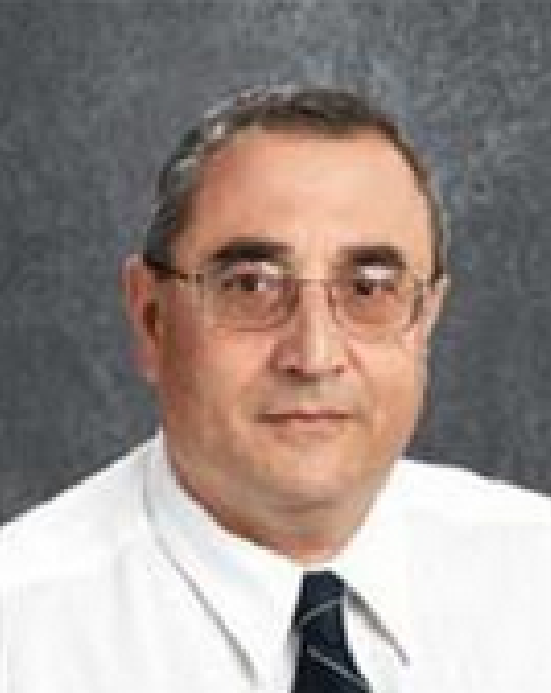
#> input picture enzopaterno.png, 551 x 693 px, found by its file name
$ jupyter execute svd.ipynb
#> lines starting #> are read from the running program, lines starting #| are printed output that depends on the picture
# Extracting the R/G/B Channels from an Image File

[cell 1]
from PIL import Image
import matplotlib.pyplot as plt
import numpy as np

# Open the PNG image
img = Image.open('data/enzopaterno.png')
#> img is the input picture: PIL image 551x693 RGBA; mean R, G, B, A 155.4, 143.5, 138.3, 255

# Isolate RGB channels from original image converted to RGB
r, g, b = np.array(img.convert('RGB').split())
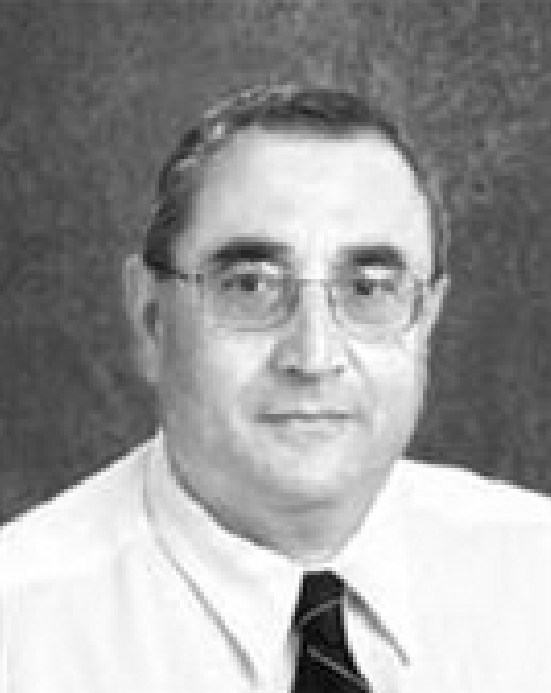
#> r: shape (693, 551); min 0, max 255, mean 155.4
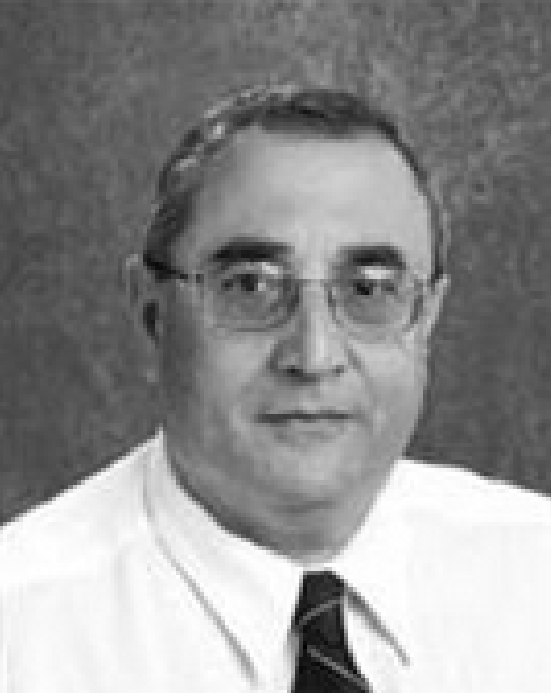
#> g: shape (693, 551); min 0, max 255, mean 143.5
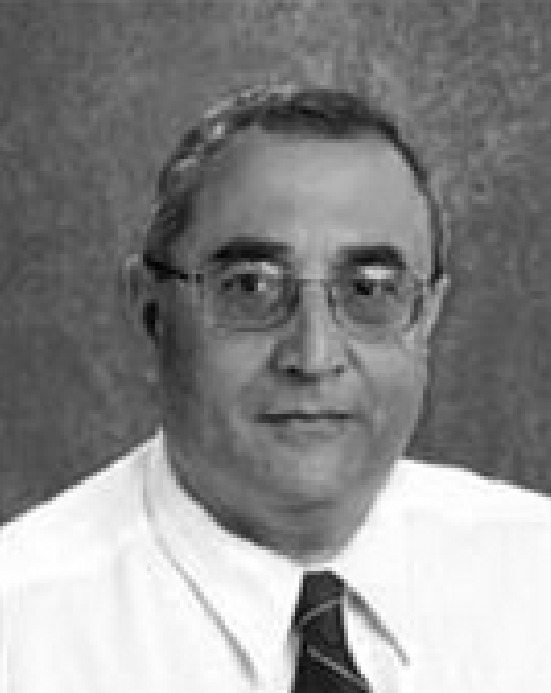
#> b: shape (693, 551); min 3, max 255, mean 138.3

# Save RGB of image, as it was probably not in RGB before
combined_image = Image.merge('RGB', (Image.fromarray(r), Image.fromarray(g), Image.fromarray(b)))
combined_image.save('data/rgbpaterno.png')

# Store pixel values of each channel
np.savetxt('data/redpaterno.csv', r, fmt='%i')
np.savetxt('data/greenpaterno.csv', g, fmt='%i')
np.savetxt('data/bluepaterno.csv', b, fmt='%i')

# Create a display grid
fig, axs = plt.subplots(1, 4, figsize=(24, 5))

# Display the red channel
red = axs[0].imshow(r, cmap='Reds', vmin=0, vmax=255)
axs[0].set_title('Red Channel')
fig.colorbar(red, ax=axs[0], orientation='vertical', fraction=0.046, pad=0.04)

# Display the green channel
green = axs[1].imshow(g, cmap='Greens', vmin=0, vmax=255)
axs[1].set_title('Green Channel')
fig.colorbar(green, ax=axs[1], orientation='vertical', fraction=0.046, pad=0.04)

# Display the blue channel
blue = axs[2].imshow(b, cmap='Blues', vmin=0, vmax=255)
axs[2].set_title('Blue Channel')
fig.colorbar(blue, ax=axs[2], orientation='vertical', fraction=0.046, pad=0.04)

combined = axs[3].imshow(combined_image)
axs[3].set_title('Combined Image')

# Show the plot
plt.show()
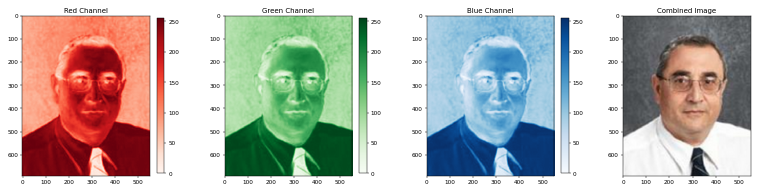
#> figure drawn by matplotlib, 7 panels

# Calculating SVD of a Matrix

[cell 2]
import numpy as np
from numpy.linalg import svd
A = [[1, -1], [-2, 2], [2, -2]]
U, S, V = svd(A)
print(U)
print(S)
print(V)

# Low-Rank Approximation of a Grayscale Image

[cell 3]
import numpy as np
from numpy.linalg import svd
import matplotlib.pyplot as plt
from matplotlib.pyplot import imshow

def lowRankApproximation(u, s, v, m, n, r, k):
    if k > r:
        print("k > rank A!")
        return
    # Blank matrix that will hold approximated values
    approximation = np.zeros((m, n))
    for K in range(k):
        # sigma_k * u_k * v^T_k
        term = s[0, K] * u[:, K] @ v[K]
        approximation += term
        # print(k+1, term)
    return approximation

# Heart shape (grayscale)
A = np.array([[0,1,1,0,1,1,0],
              [1,1,1,1,1,1,1],
              [1,1,1,1,1,1,1],
              [0,1,1,1,1,1,0],
              [0,0,1,1,1,0,0],
              [0,0,0,1,0,0,0],
             ])
U, S, V = svd(A)

# Convert all to matrices
U, S, V = np.asmatrix(U), np.asmatrix(S), np.asmatrix(V)

# Some dimensions that will be useful
m = U.shape[0]
n = V.shape[0]
r = S.shape[1]

# Diagonalize all singular values of A
D = np.zeros((r, r))
np.fill_diagonal(D, S)

# Create Sigma, which is of size MxN and contains D
Sigma = np.zeros((m, n))
Sigma[:n, :m] = D

# SVD Formula: A = U * Sigma * V^T (@ = matrix mult symbol)
SVD = U @ Sigma @ V
"""
print(U)
print(Sigma)
print(V)
print(SVD)
"""

# rank-K approximation, where k <= r
fig, axes = plt.subplots(figsize = (m*m, m), nrows = 1, ncols = m, sharex=True, sharey=True)
for i, ax in zip(range(r), axes):
    approx = lowRankApproximation(U, S, V, m, n, r, i+1)
    ax.imshow(approx, cmap='gray_r', vmin=0, vmax=1)
    ax.set_title(f'rank-{i+1}', fontsize=50)

plt.show()
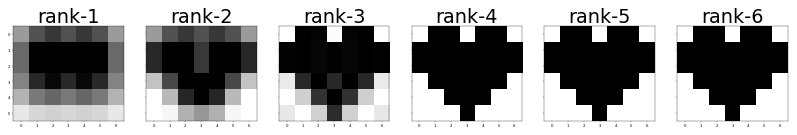
#> figure drawn by matplotlib, 6 panels

# Low-Rank Approximation of an RGB Image

[cell 4]
import numpy as np
from numpy.linalg import svd
import matplotlib.pyplot as plt
from PIL import Image

def lowRankApproximation(u, s, v, m, n, r, k):
    if k > r:
        return
    approximation = np.zeros((m, n))
    for K in range(k):
        approximation += s[0, K] * u[:, K] @ v[K]
    return approximation

# Heart shape (colors)
R = np.array([[0, 255, 255, 0, 255, 255, 0],
              [255, 221, 221, 255, 221, 221, 255],
              [255, 221, 221, 190, 221, 221, 255],
              [0, 255, 190, 190, 190, 255, 0],
              [0, 0, 255, 190, 255, 0, 0],
              [0, 0, 0, 255, 0, 0, 0]
              ])
G = np.array([[0, 0, 0, 0, 0, 0, 0],
              [0, 70, 70, 0, 70, 70, 0],
              [0, 70, 70, 70, 70, 70, 0],
              [0, 0, 70, 70, 70, 0, 0],
              [0, 0, 0, 70, 0, 0, 0],
              [0, 0, 0, 0, 0, 0, 0]])
B = np.array([[0, 0, 0, 0, 0, 0, 0],
              [0, 200, 200, 0, 200, 200, 0],
              [0, 200, 200, 221, 200, 200, 0],
              [0, 0, 221, 221, 221, 0, 0],
              [0, 0, 0, 221, 0, 0, 0],
              [0, 0, 0, 0, 0, 0, 0]])

m, n = R.shape
fig, axes = plt.subplots(figsize = (m*m, 4*m), nrows=4, ncols=m)
ALL = []

for color in range(3):
    colors = [R, G, B]
    cbars = {0:'Reds', 1:'Greens', 2:'Blues'}

    U, S, V = svd(colors[color])
    U, S, V = np.asmatrix(U), np.asmatrix(S), np.asmatrix(V)
    r = S.shape[1]

    ALL.append([])
    for i in range(r):
        ax = axes[color, i]
        approx = lowRankApproximation(U, S, V, m, n, r, i+1)
        ax.imshow(approx, cmap=cbars[color], vmin=0, vmax=255)
        ax.set_title(f'rank-{i+1}', fontsize=50)
        ax.set_xticks([])
        ax.set_yticks([])
        ALL[color].append(approx)

# Normalize matrices to unsigned 8-bit integer for each pixel (0-255)
red, green, blue = np.array(ALL[0]).astype(np.uint8), np.array(ALL[1]).astype(np.uint8), np.array(ALL[2]).astype(np.uint8)
for i in range(r):
    ax = axes[-1, i]

    # Extract i_th frame from each channel
    r = Image.fromarray(red[i], mode='L')
    g = Image.fromarray(green[i], mode='L')
    b = Image.fromarray(blue[i], mode='L')

    # Display merged image
    ax.imshow(Image.merge('RGB', (r, g, b)))
    ax.set_title(f'rank-{i+1}', fontsize=50)
    ax.set_xticks([])
    ax.set_yticks([])

plt.show()
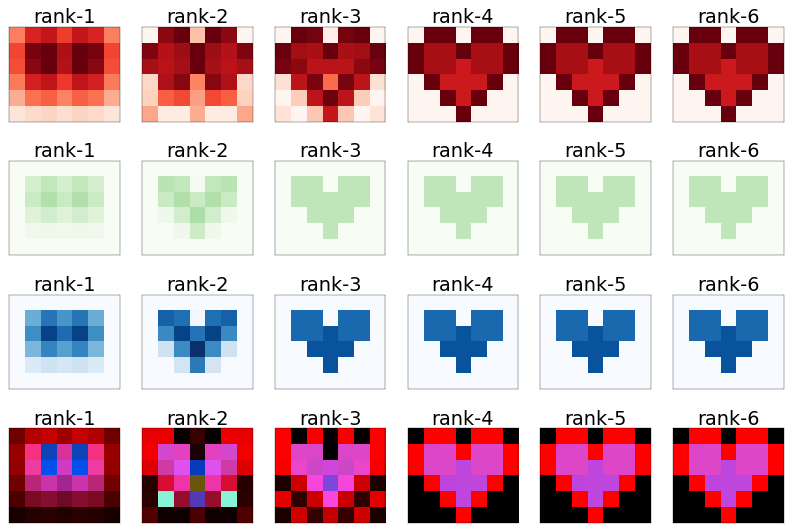
#> figure drawn by matplotlib, 24 panels

# Low-Rank Approximation of Large RGB Images

[cell 5]
import numpy as np
from numpy.linalg import svd
import matplotlib.pyplot as plt
from PIL import Image

def lowRankApproximation(u, s, v, m, n, r, k):
    if k > r:
        return
    approximation = np.zeros((m, n))
    for K in range(k):
        approximation += s[0, K] * u[:, K] @ v[K]
    return approximation

img = Image.open('data/enzopaterno.png')
R, G, B = np.array(img.convert('RGB').split())

# selected_k = [0, 1, 2, 5, 10, 20, 50, 150, 300, 550]
selected_k = [0, 1, 10, 20, 50, 300]

ALL = []
m, n = R.shape
#> m = 693; n = 551
fig, axes = plt.subplots(figsize = (36, 24), nrows=4, ncols=len(selected_k))

for color in range(3):
    colors = [R, G, B]
    cbars = {0:'Reds', 1:'Greens', 2:'Blues'}

    U, S, V = svd(colors[color])
    U, S, V = np.asmatrix(U), np.asmatrix(S), np.asmatrix(V)
    r = S.shape[1]

    ALL.append([])
    for i in range(len(selected_k)):
        ax = axes[color, i]
        approx = lowRankApproximation(U, S, V, m, n, r, selected_k[i]+1)
        ax.imshow(approx, cmap=cbars[color], vmin=0, vmax=255)
        ax.set_title(f'rank-{selected_k[i]+1}', fontsize=50)
        ax.set_xticks([])
        ax.set_yticks([])
        ALL[color].append(approx)
#> this loop made 3 passes
#> pass 1, `U, S, V = svd(colors[color])`:
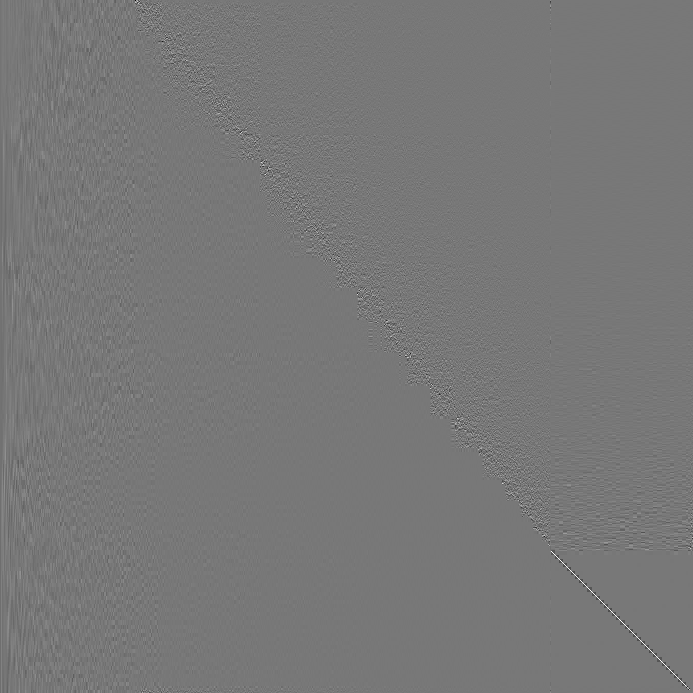
#> U: shape (693, 693) float64; min -0.714, max 0.802, mean -4.97e-05; drawn with min black and max white
#> after the loop, ALL = 3 items

red, green, blue = np.array(ALL[0]).astype(np.uint8), np.array(ALL[1]).astype(np.uint8), np.array(ALL[2]).astype(np.uint8)
for i in range(len(selected_k)):
    ax = axes[-1, i]
    r = Image.fromarray(red[i], mode='L')
    g = Image.fromarray(green[i], mode='L')
    b = Image.fromarray(blue[i], mode='L')

    ax.imshow(Image.merge('RGB', (r, g, b)))
    ax.set_title(f'rank-{selected_k[i]+1}', fontsize=50)
    ax.set_xticks([])
    ax.set_yticks([])
#> this loop made 6 passes
#> pass 1, `r = Image.fromarray(red[i], mode='L')`:
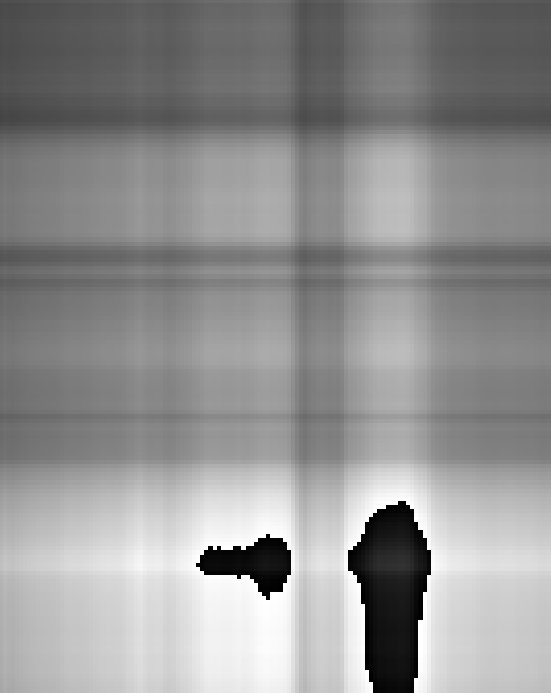
#> r: PIL image 551x693 L; min 0, max 255, mean 145.7
#> pass 1, `g = Image.fromarray(green[i], mode='L')`:
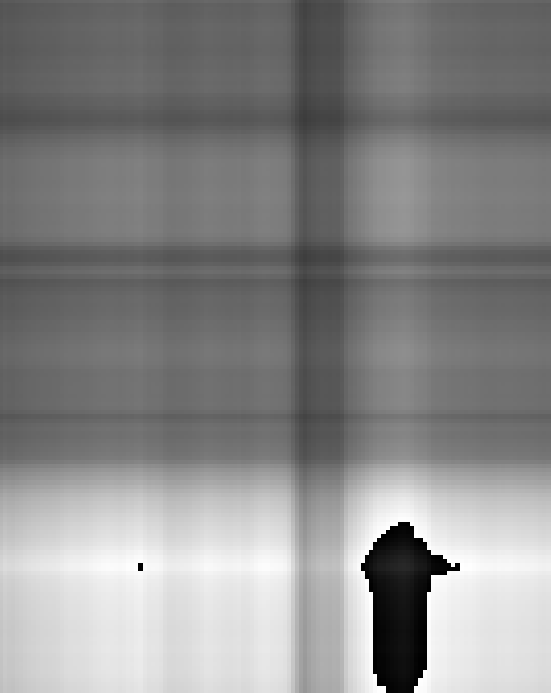
#> g: PIL image 551x693 L; min 0, max 255, mean 136.4

plt.show()
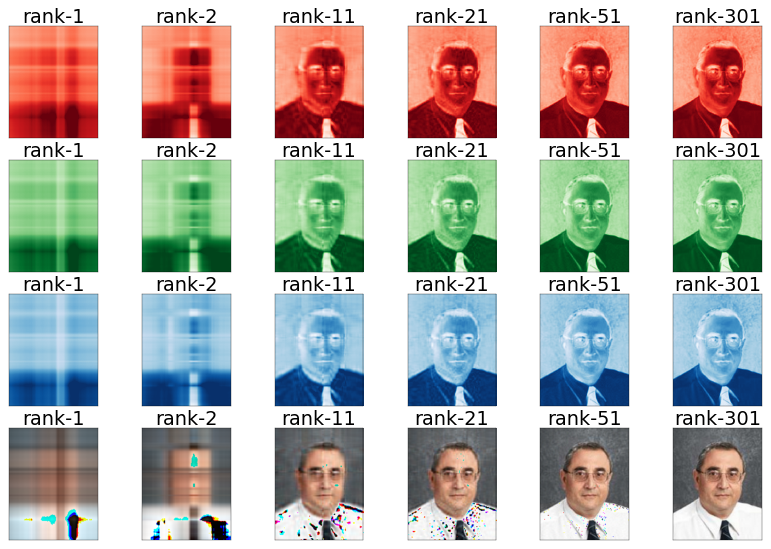
#> figure drawn by matplotlib, 24 panels

$ run again, with imagesizes.png copied over enzopaterno.png
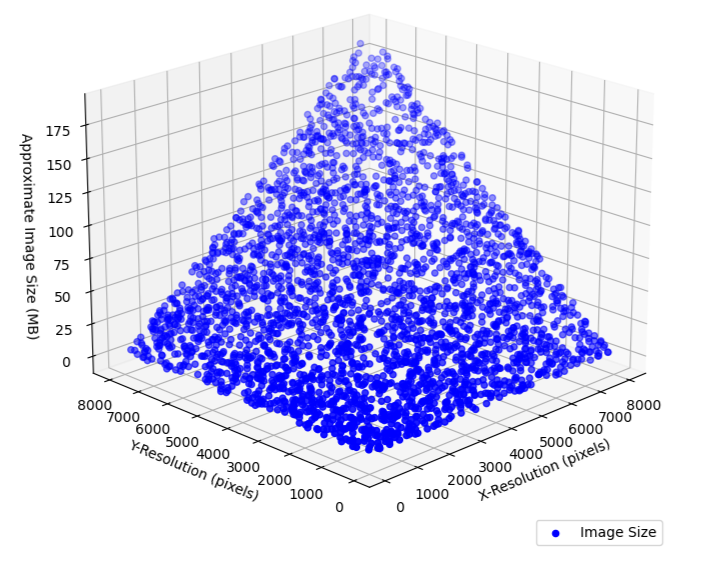
#> input picture imagesizes.png, 701 x 561 px, found by its file name
#> img is the input picture: PIL image 701x561 RGBA; mean R, G, B, A 208.1, 208.1, 245.5, 255
#> after the loop `for color in range(3):`: ALL = 3 items
#> the loop `for i in range(len(selected_k)):` made 6 passes
#> pass 1, `r = Image.fromarray(red[i], mode='L')`:
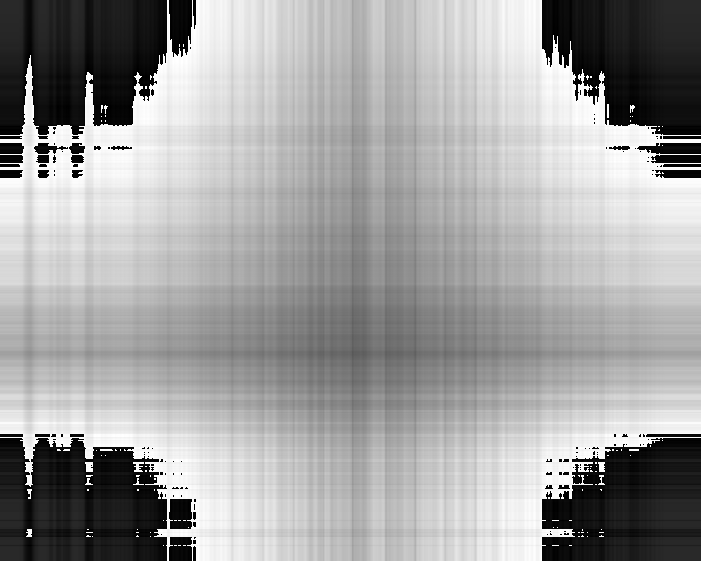
#> r: PIL image 701x561 L; min 0, max 255, mean 158.8
#> pass 2, `b = Image.fromarray(blue[i], mode='L')`:
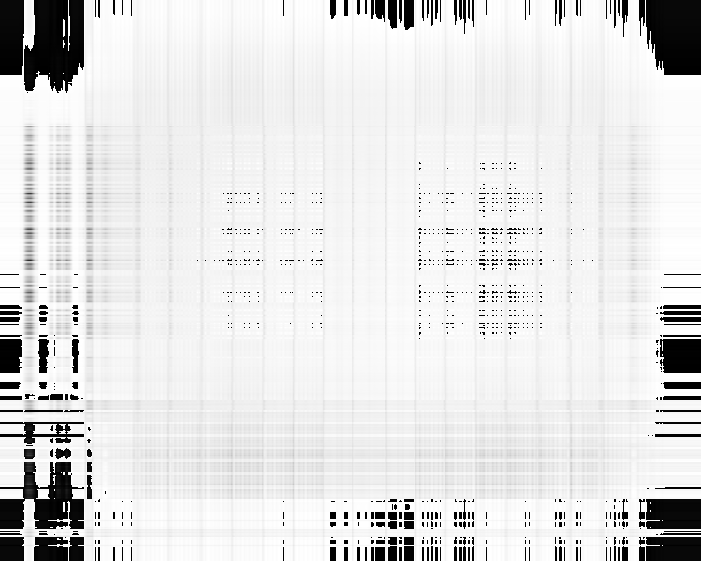
#> b: PIL image 701x561 L; min 0, max 255, mean 224.3

$ run again, with rgbchannels.png copied over enzopaterno.png
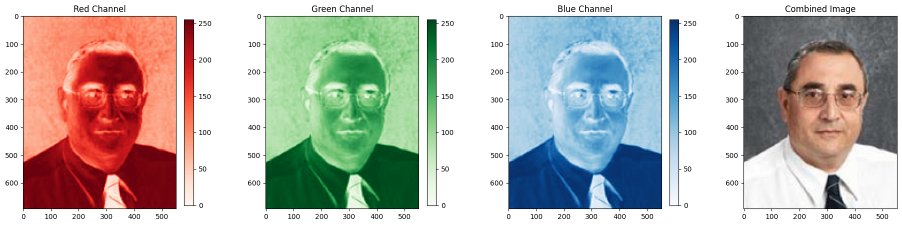
#> input picture rgbchannels.png, 1803 x 451 px, found by its file name (shown at 1/2 size)
#> img is the input picture: PIL image 1803x451 RGBA; mean R, G, B, A 183.3, 181.3, 175.5, 255
#> after the loop `for color in range(3):`: ALL = 3 items
#> the loop `for i in range(len(selected_k)):` made 6 passes
#> pass 2, `r = Image.fromarray(red[i], mode='L')`:
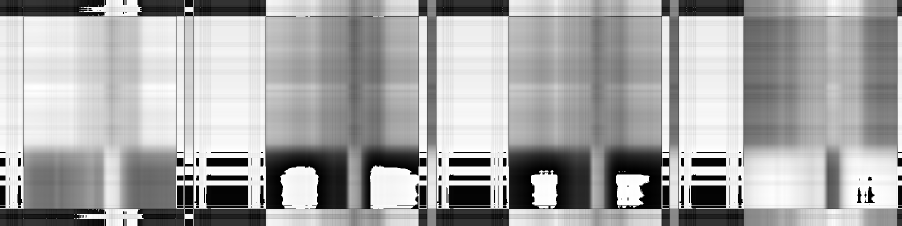
#> r: PIL image 1803x451 L (shown at 1/2 size); min 0, max 255, mean 165.9
